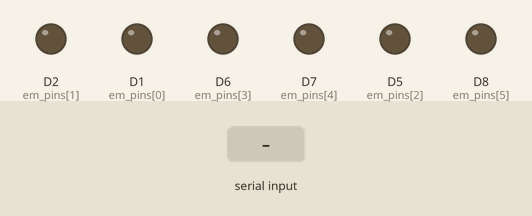
Simulated run of this sketch. Board: ESP8266 (Wemos D1 mini). On the bench: output pins drawn as LEDs (lit = HIGH). The test bench sets the inputs (shaded band).

Above: at 1.2 s.
1.3 s: "90,45\n" received over Serial
At 2.5 s:
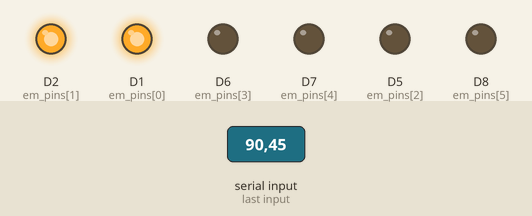
2.8 s: "5\n" received over Serial
At 3.6 s:
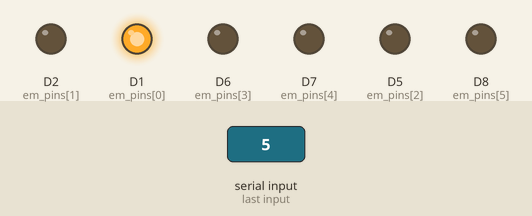
4.3 s: "1,90,45\n" received over Serial
At 4.8 s:
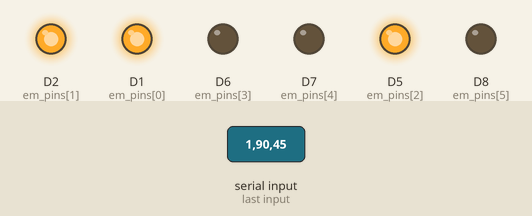
5.8 s: "30,150\n" received over Serial
At 7.0 s:
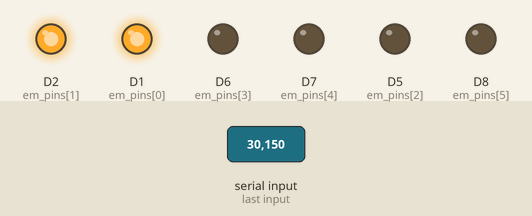
7.3 s: "90\n" received over Serial
At 8.2 s:
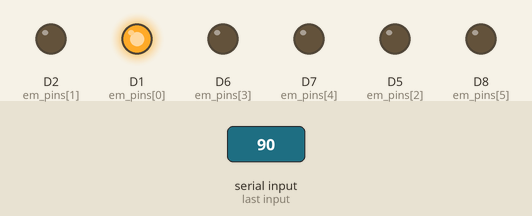
Timing chart, 0 to 9.8 s (numbered marks = the images above; inputs shaded):
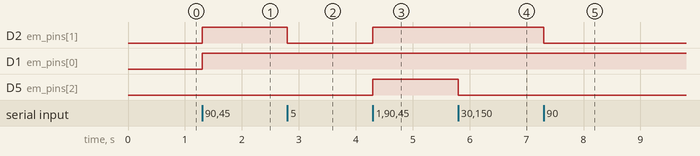

Measured:
- after the input at 1.3 s, D2 (em_pins[1]), D1 (em_pins[0]): LOW → HIGH at once
- after the input at 2.8 s, D2 (em_pins[1]): HIGH → LOW at once
- after the input at 4.3 s, D2 (em_pins[1]), D5 (em_pins[2]): LOW → HIGH at once
- after the input at 5.8 s, D5 (em_pins[2]): HIGH → LOW at once
- after the input at 7.3 s, D2 (em_pins[1]): HIGH → LOW at once

The sketch:

harmonic_forest_d1Mini.ino
```cpp
const int num_rods = 6;  // Number of electromagnets
int em_pins[num_rods] = {D1, D2, D5, D6, D7, D8};  // PWM-capable GPIO pins

void setup() {
  Serial.begin(115200 );  // ESP8266 typically uses faster baud rate
  for (int i = 0; i < num_rods; i++) {
    pinMode(em_pins[i], OUTPUT);  // Initialize PWM pins
  }
}

void loop() {
  if (Serial.available() > 0) {
    String data_str = Serial.readStringUntil('\n');
    float amplitudes[num_rods];
    parseData(data_str, amplitudes);

    // Convert amplitudes to PWM values (0-1023 for ESP8266's 10-bit resolution)
    for (int i = 0; i < num_rods; i++) {
      int pwm = (int)(amplitudes[i] * 1023);  // Scale 0.0-1.0 to 0-1023
      analogWrite(em_pins[i], pwm);  // Set PWM output
    }
  }
}

// Existing parseData function remains unchanged
void parseData(String data_str, float* amplitudes) {
  int index = 0;
  int start = 0;
  int end = data_str.indexOf(',');

  while (end != -1 && index < num_rods) {
    String value_str = data_str.substring(start, end);
    amplitudes[index] = value_str.toFloat();
    start = end + 1;
    end = data_str.indexOf(',', start);
    index++;
  }

  if (index < num_rods) {
    String value_str = data_str.substring(start);
    amplitudes[index] = value_str.toFloat();
  }
}
```
